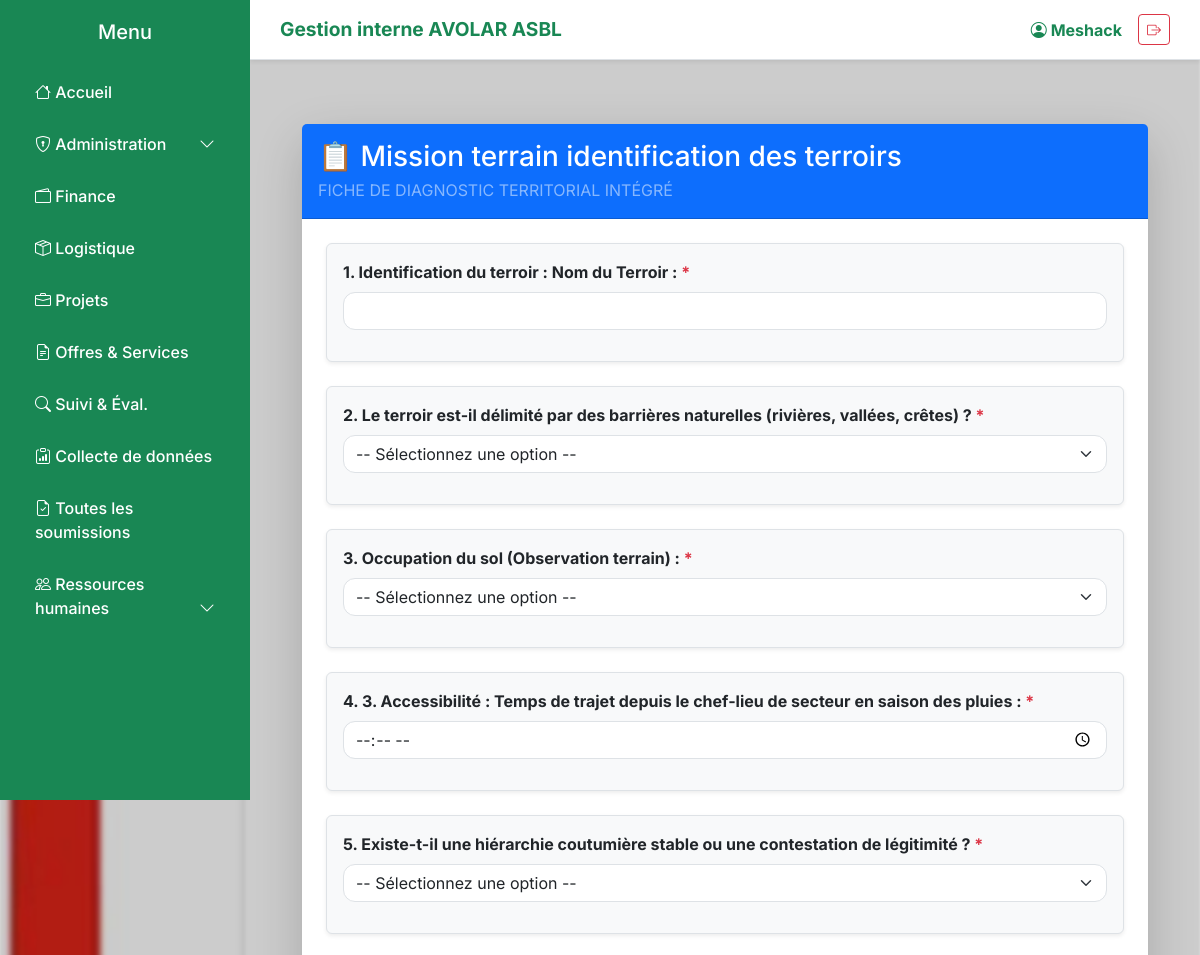
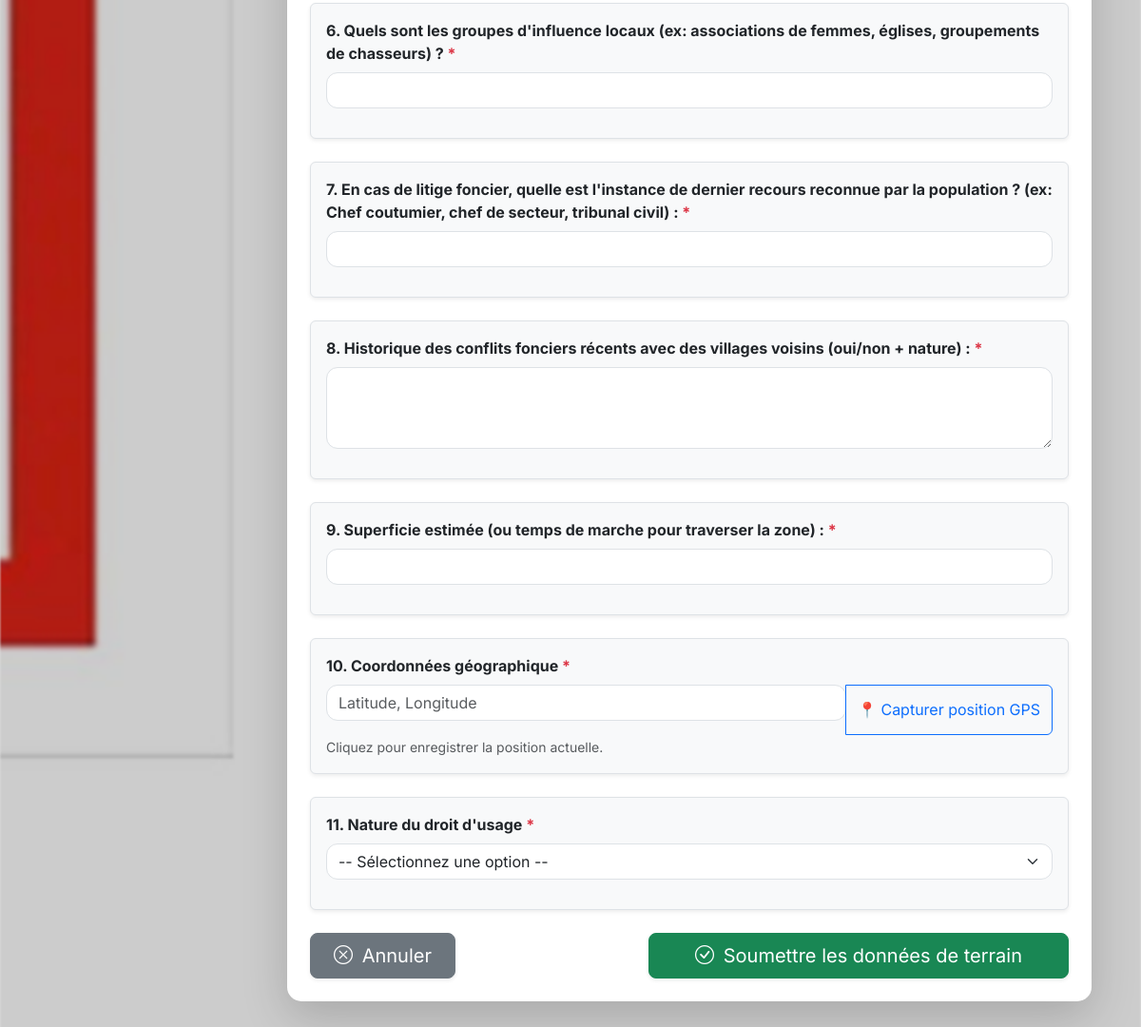
The app's page /terrain/formulaires/5/remplir/ (signed in) with its own data (2 pictures, top to bottom).
### dashboard/models.py (models this page shows, shortened)
class FormulaireTerrain(models.Model):
    titre = models.CharField(max_length=255, verbose_name="Titre du formulaire")
    description = models.TextField(blank=True, null=True, verbose_name="Description")
    projet = models.ForeignKey(Projet, on_delete=models.CASCADE, related_name="formulaires", verbose_name="Projet associé")
    date_creation = models.DateTimeField(auto_now_add=True)

class ChampFormulaire(models.Model):
    TYPES_CHAMPS = [
        ('texte', 'Texte court'),
        ('texte_long', 'Texte long (Paragraphe)'),
        ('nombre', 'Chiffre / Nombre'),
        ('date', 'Date'),
        ('heure', 'Heure'),
        ('choix_unique', 'Sélection / Choix unique'),
        ('choix_multiple', 'Cases à cocher (Choix multiple)'),
        ('gps', 'Coordonnées GPS (Géolocalisation)'),
        ('photo', 'Photo (Appareil ou Importation)'),
        ('signature', 'Signature numérique'),
    ]
    formulaire = models.ForeignKey(FormulaireTerrain, on_delete=models.CASCADE, related_name="champs")
    libelle_question = models.CharField(max_length=255, verbose_name="Question / Intitulé du champ")
    type_champ = models.CharField(max_length=50, choices=TYPES_CHAMPS, verbose_name="Type de réponse")
    options = models.TextField(blank=True, null=True, help_text="Séparez les options par une virgule.")
    est_obligatoire = models.BooleanField(default=True, verbose_name="Champ obligatoire")
    ordre = models.PositiveIntegerField(default=0, verbose_name="Ordre d'affichage")

### dashboard/views.py (the view, shortened to what this page needs)
# urls.py: path('terrain/formulaires/<int:pk>/remplir/', views.remplir_formulaire_terrain, name='remplir_formulaire_terrain'),
@login_required
def remplir_formulaire_terrain(request, pk):
    formulaire = get_object_or_404(FormulaireTerrain, pk=pk)
    champs = formulaire.champs.all().order_by('ordre')
    return render(request, 'dashboard/remplir_formulaire.html', {
        'formulaire': formulaire,
        'champs': champs
    })

### dashboard/templates/dashboard/remplir_formulaire.html (shortened to what this page needs)
{% extends 'base.html' %}
{% block content %}
<div class="container mt-4 mb-5">
    <div class="card shadow-lg border-0">
        <div class="card-header bg-primary text-white py-3">
            <h3 class="mb-0">📋 {{ formulaire.titre }}</h3>
            <p class="mb-0 text-white-50 mt-1">{{ formulaire.description }}</p>
        </div>
        <div class="card-body p-4">
            <form method="POST" enctype="multipart/form-data">
                {% for champ in champs %}
                    <div class="mb-4 p-3 border rounded bg-light shadow-sm">
                        <label class="form-label fw-bold text-dark">
                            {{ forloop.counter }}. {{ champ.libelle_question }}
                            {% if champ.est_obligatoire %}<span class="text-danger">*</span>{% endif %}
                        </label>
                        {% if champ.type_champ == 'texte' %}
                            <input type="text" name="champ_{{ champ.id }}" class="form-control" {% if champ.est_obligatoire %}required{% endif %}>
                        {% elif champ.type_champ == 'texte_long' %}
                            <textarea name="champ_{{ champ.id }}" class="form-control" rows="3" {% if champ.est_obligatoire %}required{% endif %}></textarea>
                        {% elif champ.type_champ == 'nombre' %}
                            <input type="number" name="champ_{{ champ.id }}" class="form-control" {% if champ.est_obligatoire %}required{% endif %}>
                        {% elif champ.type_champ == 'date' %}
                            <input type="date" name="champ_{{ champ.id }}" class="form-control" {% if champ.est_obligatoire %}required{% endif %}>
                        {% elif champ.type_champ == 'heure' %}
                            <input type="time" name="champ_{{ champ.id }}" class="form-control" {% if champ.est_obligatoire %}required{% endif %}>
                        {% elif champ.type_champ == 'choix_unique' %}
                            <select name="champ_{{ champ.id }}" class="form-select" {% if champ.est_obligatoire %}required{% endif %}>
                                <option value="">-- Sélectionnez une option --</option>
                            </select>
                        {% elif champ.type_champ == 'gps' %}
                            <div class="input-group">
                                <input type="text" id="gps_{{ champ.id }}" name="champ_{{ champ.id }}" class="form-control" placeholder="Latitude, Longitude" readonly {% if champ.est_obligatoire %}required{% endif %}>
                                <button type="button" class="btn btn-outline-primary" onclick="capturerGPS({{ champ.id }})">📍 Capturer position GPS</button>
                            </div>
                            <small id="status_gps_{{ champ.id }}" class="form-text text-muted">Cliquez pour enregistrer la position actuelle.</small>
                        {% elif champ.type_champ == 'photo' or champ.type_champ == 'signature' %}
                            <input type="file" name="champ_{{ champ.id }}" class="form-control" accept="image/*" capture="environment" {% if champ.est_obligatoire %}required{% endif %}>
                            <small class="text-muted">Prenez une photo ou importez un fichier depuis l'appareil.</small>
                        {% endif %}
                    </div>
                {% endfor %}
                <div class="d-flex justify-content-between align-items-center mt-4">
                    <a href="{% url 'liste_formulaires_terrain' %}" class="btn btn-secondary btn-lg px-4 shadow-sm">
                        <i class="bi bi-x-circle me-1"></i> Annuler
                    </a>
                    <button type="submit" class="btn btn-success btn-lg px-5 shadow-sm">
                        <i class="bi bi-check-circle me-1"></i> Soumettre les données de terrain
                    </button>
                </div>
            </form>
        </div>
    </div>
</div>
{% endblock %}

### dashboard/templates/base.html (shortened to what this page needs)
{% load static %}
<!DOCTYPE html>
<html lang="fr">
<head>
    <link href="https://cdn.jsdelivr.net/npm/bootstrap@5.3.0/dist/css/bootstrap.min.css" rel="stylesheet">
    <link href="https://cdn.jsdelivr.net/npm/bootstrap-icons@1.10.0/font/bootstrap-icons.css" rel="stylesheet">
</head>
<body>
<header class="top-bar shadow-sm">
    <span class="fw-bold text-success" style="font-size: 1.2rem;">Gestion interne AVOLAR ASBL</span>
    <div class="d-flex align-items-center">
        <span class="fw-bold text-success me-3"><i class="bi bi-person-circle"></i> {{ user.username|default:"Administrateur" }}</span>
        <a href="{% url 'deconnexion' %}" class="btn btn-outline-danger btn-sm"><i class="bi bi-box-arrow-right"></i></a>
    </div>
</header>
<nav class="sidebar">
    <h5 class="text-center mb-4">Menu</h5>
    <ul class="nav flex-column">
        {% if not user.is_superuser and "Agro animateur" in user.groups.all|join:"," %}
        {% else %}
        <li class="nav-item"><a class="nav-link" href="{% url 'home' %}"><i class="bi bi-house"></i> Accueil</a></li>
        {% endif %}
        {% if user.is_superuser or "Coordonnateur national" in user.groups.all|join:"," %}
        <li class="nav-item">
            <a class="nav-link" data-bs-toggle="collapse" href="#userSubMenu" role="button">
                <i class="bi bi-shield-lock"></i> Administration <i class="bi bi-chevron-down float-end"></i>
            </a>
        </li>
        {% endif %}
        {% if user.is_superuser or "Coordonnateur national" in user.groups.all|join:"," %}
        <li class="nav-item"><a class="nav-link" href="{% url 'finance_view' %}"><i class="bi bi-wallet2"></i> Finance</a></li>
        {% endif %}
        {% if user.is_superuser or "Coordonnateur national" in user.groups.all|join:"," or "Logisticien" in user.groups.all|join:"," or "Chef de Projet" in user.groups.all|join:"," %}
        <li class="nav-item"><a class="nav-link" href="{% url 'logistique_home' %}"><i class="bi bi-box-seam"></i> Logistique</a></li>
        {% endif %}
        {% if user.is_superuser or "Coordonnateur national" in user.groups.all|join:"," %}
        <li class="nav-item"><a class="nav-link" href="{% url 'liste_projets' %}"><i class="bi bi-briefcase"></i> Projets</a></li>
        {% endif %}
        {% if user.is_superuser or "Coordonnateur national" in user.groups.all|join:"," or "Offres et Service" in user.groups.all|join:"," or "Suivi et Evaluation" in user.groups.all|join:"," or "Chef de Projet" in user.groups.all|join:"," %}
        <li class="nav-item"><a class="nav-link" href="{% url 'liste_offres' %}"><i class="bi bi-file-earmark-text"></i> Offres & Services</a></li>
        {% endif %}
        {% if user.is_superuser or "Coordonnateur national" in user.groups.all|join:"," or "Suivi et Evaluation" in user.groups.all|join:"," or "Chef de Projet" in user.groups.all|join:"," %}
        <li class="nav-item"><a class="nav-link" href="{% url 'se_home' %}"><i class="bi bi-search"></i> Suivi & Éval.</a></li>
        {% endif %}
        {% if user.is_superuser or "Coordonnateur national" in user.groups.all|join:"," or "Suivi et Evaluation" in user.groups.all|join:"," or "Chef de Projet" in user.groups.all|join:"," or "Agro animateur" in user.groups.all|join:"," %}
        <li class="nav-item">
            <a class="nav-link" href="{% url 'liste_formulaires_terrain' %}">
                <i class="bi bi-clipboard-data"></i> Collecte de données
            </a>
        </li>
        {% endif %}
        {% if user.is_superuser or "Coordonnateur national" in user.groups.all|join:"," or "Suivi et Evaluation" in user.groups.all|join:"," or "Chef de Projet" in user.groups.all|join:"," %}
        <li class="nav-item">
            <a class="nav-link" href="{% url 'liste_toutes_soumissions' %}">
                <i class="bi bi-file-earmark-check"></i> Toutes les soumissions
            </a>
        </li>
        {% endif %}
        {% if user.is_superuser or "Coordonnateur national" in user.groups.all|join:"," or "Ressources Humaines" in user.groups.all|join:"," or "Suivi et Evaluation" in user.groups.all|join:"," or "Chef de Projet" in user.groups.all|join:"," %}
        <li class="nav-item">
            <a class="nav-link" data-bs-toggle="collapse" href="#rhSubMenu" role="button">
                <i class="bi bi-people"></i> Ressources humaines <i class="bi bi-chevron-down float-end"></i>
            </a>
        </li>
        {% endif %}
    </ul>
</nav>
<main class="main-content">
    {% block content %}{% endblock %}
</main>
</body>
</html>

### records on screen
FormulaireTerrain: titre "Mission terrain identification des terroirs", description "FICHE DE DIAGNOSTIC TERRITORIAL INTÉGRÉ"
ChampFormulaire: libelle_question "Identification du terroir : Nom du Terroir :"
ChampFormulaire: libelle_question "Le terroir est-il délimité par des barrières naturelles (rivières, vallées, crêtes) ?"
ChampFormulaire: libelle_question "Occupation du sol (Observation terrain) :"
ChampFormulaire: libelle_question "3. Accessibilité : Temps de trajet depuis le chef-lieu de secteur en saison des pluies :"
ChampFormulaire: libelle_question "Existe-t-il une hiérarchie coutumière stable ou une contestation de légitimité ?"
ChampFormulaire: libelle_question "Quels sont les groupes d'influence locaux (ex: associations de femmes, églises, groupements de chasseurs) ?"
ChampFormulaire: libelle_question "En cas de litige foncier, quelle est l'instance de dernier recours reconnue par la population ? (ex: Chef coutumier, chef de secteur, tribunal civil) :"
ChampFormulaire: libelle_question "Historique des conflits fonciers récents avec des villages voisins (oui/non + nature) :"
ChampFormulaire: libelle_question "Superficie estimée (ou temps de marche pour traverser la zone) :"
ChampFormulaire: libelle_question "Coordonnées géographique"
ChampFormulaire: libelle_question "Nature du droit d'usage"

### other values on screen
{{ user.username|default:"Administrateur" }} "Meshack"
